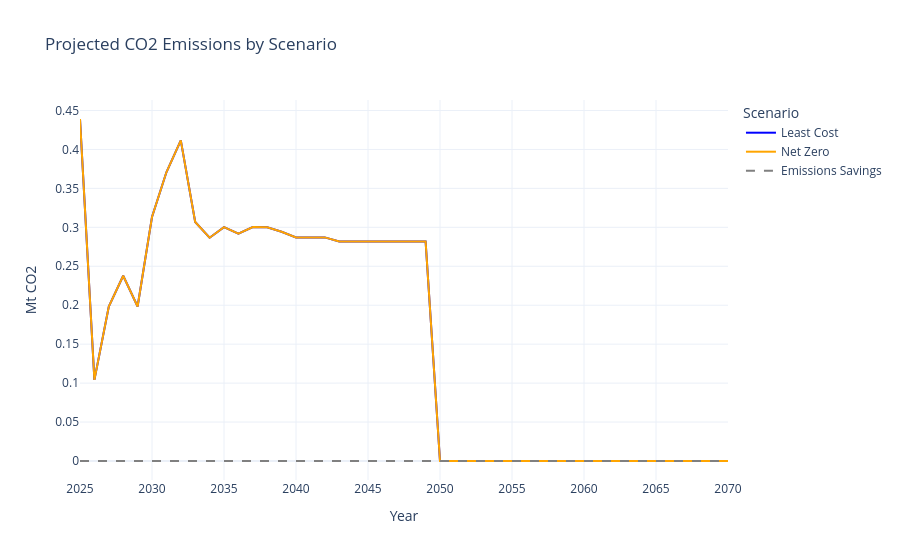

Notebook cell for this chart:
### Code cell
import pandas as pd
import plotly.express as px
from MinFin.plotting_notebook import plot_co2_emissions_scenarios

_idx = net_zero_summary.index
if _IS_PURE_INPUT_WB:
    from MinFin.data_processor import emission_savings_series_from_investment_plan

    _emissions_savings = emission_savings_series_from_investment_plan(file_path, _idx)
else:
    _emissions_savings = -net_zero_summary["co2_emission"] + least_cost_summary["co2_emission"]

df_emissions = pd.DataFrame(
    {
        "Least Cost": least_cost_summary["co2_emission"].reindex(_idx, fill_value=0),
        "Net Zero": net_zero_summary["co2_emission"],
        "Emissions Savings": _emissions_savings,
    },
    index=_idx,
)

plot_co2_emissions_scenarios(df_emissions)

### Figure 1 — Plotly figure (JSON) as saved in the notebook; plotly's stock layout.template omitted (floating-point values rounded to 4 significant figures)
{"data": [{"hovertemplate": "Scenario=Least Cost<br>Year=%{x}<br>Mt CO2=%{y}<extra></extra>", "legendgroup": "Least Cost", "line": {"color": "blue", "dash": "solid", "width": 2}, "marker": {"symbol": "circle"}, "mode": "lines", "name": "Least Cost", "orientation": "v", "showlegend": true, "type": "scatter", "x": [2025, 2026, 2027, 2028, 2029, 2030, 2031, 2032, 2033, 2034, 2035, 2036, 2037, 2038, 2039, 2040, 2041, 2042, 2043, 2044, 2045, 2046, 2047, 2048, 2049, 2050, 2051, 2052, 2053, 2054, 2055, 2056, 2057, 2058, 2059, 2060, 2061, 2062, 2063, 2064, 2065, 2066, 2067, 2068, 2069, 2070], "xaxis": "x", "y": [0.4391, 0.1041, 0.1983, 0.2378, 0.1984, 0.3132, 0.3707, 0.4117, 0.3069, 0.2866, 0.3002, 0.2918, 0.3004, 0.3001, 0.2944, 0.2871, 0.2871, 0.2871, 0.2818, 0.2818, 0.2818, 0.2818, 0.2818, 0.2818, 0.2818, 0.0, 0.0, 0.0, 0.0, 0.0, 0.0, 0.0, 0.0, 0.0, 0.0, 0.0, 0.0, 0.0, 0.0, 0.0, 0.0, 0.0, 0.0, 0.0, 0.0, 0.0], "yaxis": "y"}, {"hovertemplate": "Scenario=Net Zero<br>Year=%{x}<br>Mt CO2=%{y}<extra></extra>", "legendgroup": "Net Zero", "line": {"color": "orange", "dash": "solid", "width": 2}, "marker": {"symbol": "circle"}, "mode": "lines", "name": "Net Zero", "orientation": "v", "showlegend": true, "type": "scatter", "x": [2025, 2026, 2027, 2028, 2029, 2030, 2031, 2032, 2033, 2034, 2035, 2036, 2037, 2038, 2039, 2040, 2041, 2042, 2043, 2044, 2045, 2046, 2047, 2048, 2049, 2050, 2051, 2052, 2053, 2054, 2055, 2056, 2057, 2058, 2059, 2060, 2061, 2062, 2063, 2064, 2065, 2066, 2067, 2068, 2069, 2070], "xaxis": "x", "y": [0.4391, 0.1041, 0.1983, 0.2378, 0.1984, 0.3132, 0.3707, 0.4117, 0.3069, 0.2866, 0.3002, 0.2918, 0.3004, 0.3001, 0.2944, 0.2871, 0.2871, 0.2871, 0.2818, 0.2818, 0.2818, 0.2818, 0.2818, 0.2818, 0.2818, 0.0, 0.0, 0.0, 0.0, 0.0, 0.0, 0.0, 0.0, 0.0, 0.0, 0.0, 0.0, 0.0, 0.0, 0.0, 0.0, 0.0, 0.0, 0.0, 0.0, 0.0], "yaxis": "y"}, {"hovertemplate": "Scenario=Emissions Savings<br>Year=%{x}<br>Mt CO2=%{y}<extra></extra>", "legendgroup": "Emissions Savings", "line": {"color": "gray", "dash": "dash", "width": 2}, "marker": {"symbol": "circle"}, "mode": "lines", "name": "Emissions Savings", "orientation": "v", "showlegend": true, "type": "scatter", "x": [2025, 2026, 2027, 2028, 2029, 2030, 2031, 2032, 2033, 2034, 2035, 2036, 2037, 2038, 2039, 2040, 2041, 2042, 2043, 2044, 2045, 2046, 2047, 2048, 2049, 2050, 2051, 2052, 2053, 2054, 2055, 2056, 2057, 2058, 2059, 2060, 2061, 2062, 2063, 2064, 2065, 2066, 2067, 2068, 2069, 2070], "xaxis": "x", "y": [0.0, 0.0, 0.0, 0.0, 0.0, 0.0, 0.0, 0.0, 0.0, 0.0, 0.0, 0.0, 0.0, 0.0, 0.0, 0.0, 0.0, 0.0, 0.0, 0.0, 0.0, 0.0, 0.0, 0.0, 0.0, 0.0, 0.0, 0.0, 0.0, 0.0, 0.0, 0.0, 0.0, 0.0, 0.0, 0.0, 0.0, 0.0, 0.0, 0.0, 0.0, 0.0, 0.0, 0.0, 0.0, 0.0], "yaxis": "y"}], "layout": {"legend": {"title": {"text": "Scenario"}, "tracegroupgap": 0}, "title": {"text": "Projected CO2 Emissions by Scenario"}, "xaxis": {"anchor": "y", "domain": [0, 1], "title": {"text": "Year"}}, "yaxis": {"anchor": "x", "domain": [0, 1], "title": {"text": "Mt CO2"}}}}
